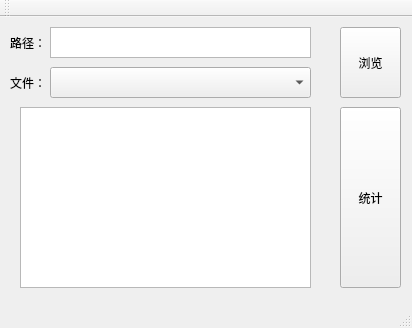
<?xml version="1.0" encoding="UTF-8"?>
<ui version="4.0">
 <class>MainWindow</class>
 <widget class="QMainWindow" name="MainWindow">
  <property name="geometry">
   <rect>
    <x>0</x>
    <y>0</y>
    <width>412</width>
    <height>328</height>
   </rect>
  </property>
  <property name="windowTitle">
   <string>MainWindow</string>
  </property>
  <widget class="QWidget" name="centralWidget">
   <widget class="QComboBox" name="comboBox">
    <property name="geometry">
     <rect>
      <x>50</x>
      <y>50</y>
      <width>261</width>
      <height>31</height>
     </rect>
    </property>
   </widget>
   <widget class="QToolButton" name="toolButton">
    <property name="geometry">
     <rect>
      <x>340</x>
      <y>10</y>
      <width>61</width>
      <height>71</height>
     </rect>
    </property>
    <property name="text">
     <string>浏览</string>
    </property>
   </widget>
   <widget class="QLabel" name="label_2">
    <property name="geometry">
     <rect>
      <x>10</x>
      <y>0</y>
      <width>61</width>
      <height>51</height>
     </rect>
    </property>
    <property name="text">
     <string>路径：</string>
    </property>
   </widget>
   <widget class="QPushButton" name="pushButton">
    <property name="geometry">
     <rect>
      <x>340</x>
      <y>90</y>
      <width>61</width>
      <height>181</height>
     </rect>
    </property>
    <property name="text">
     <string>统计</string>
    </property>
   </widget>
   <widget class="QTextBrowser" name="textBrowser">
    <property name="geometry">
     <rect>
      <x>20</x>
      <y>90</y>
      <width>291</width>
      <height>181</height>
     </rect>
    </property>
   </widget>
   <widget class="QTextBrowser" name="textBrowser_2">
    <property name="geometry">
     <rect>
      <x>50</x>
      <y>10</y>
      <width>261</width>
      <height>31</height>
     </rect>
    </property>
   </widget>
   <widget class="QLabel" name="label">
    <property name="geometry">
     <rect>
      <x>10</x>
      <y>40</y>
      <width>31</width>
      <height>51</height>
     </rect>
    </property>
    <property name="text">
     <string>文件：</string>
    </property>
   </widget>
  </widget>
  <widget class="QMenuBar" name="menuBar">
   <property name="geometry">
    <rect>
     <x>0</x>
     <y>0</y>
     <width>412</width>
     <height>23</height>
    </rect>
   </property>
  </widget>
  <widget class="QToolBar" name="mainToolBar">
   <attribute name="toolBarArea">
    <enum>TopToolBarArea</enum>
   </attribute>
   <attribute name="toolBarBreak">
    <bool>false</bool>
   </attribute>
  </widget>
  <widget class="QStatusBar" name="statusBar"/>
 </widget>
 <layoutdefault spacing="6" margin="11"/>
 <resources/>
 <connections/>
</ui>
